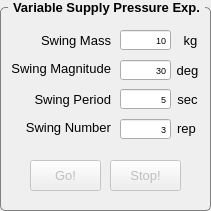
  <widget class="QGroupBox" name="GB_JointSelection_10">
   <property name="geometry">
    <rect>
     <x>480</x>
     <y>508</y>
     <width>211</width>
     <height>211</height>
    </rect>
   </property>
   <property name="font">
    <font>
     <pointsize>10</pointsize>
     <weight>75</weight>
     <bold>true</bold>
    </font>
   </property>
   <property name="styleSheet">
    <string notr="true">QGroupBox {
    border: 1px solid gray;
    border-radius: 5px;
    margin-top: 7px;
}

QGroupBox::title {
    subcontrol-origin: margin;
    left: 8px;
    padding: 0 3px 0 3px;
}
</string>
   </property>
   <property name="title">
    <string>Variable Supply Pressure Exp.</string>
   </property>
   <widget class="QLabel" name="label_44">
    <property name="geometry">
     <rect>
      <x>40</x>
      <y>30</y>
      <width>71</width>
      <height>21</height>
     </rect>
    </property>
    <property name="font">
     <font>
      <pointsize>10</pointsize>
     </font>
    </property>
    <property name="text">
     <string>Swing Mass</string>
    </property>
    <property name="alignment">
     <set>Qt::AlignRight|Qt::AlignTrailing|Qt::AlignVCenter</set>
    </property>
   </widget>
   <widget class="QPushButton" name="LE_VARIABLE_SUPPLY_SWING_STOP">
    <property name="enabled">
     <bool>false</bool>
    </property>
    <property name="geometry">
     <rect>
      <x>110</x>
      <y>160</y>
      <width>71</width>
      <height>31</height>
     </rect>
    </property>
    <property name="font">
     <font>
      <pointsize>10</pointsize>
     </font>
    </property>
    <property name="text">
     <string>Stop!</string>
    </property>
   </widget>
   <widget class="QPushButton" name="LE_VARIABLE_SUPPLY_SWING_GO">
    <property name="enabled">
     <bool>false</bool>
    </property>
    <property name="geometry">
     <rect>
      <x>30</x>
      <y>160</y>
      <width>71</width>
      <height>31</height>
     </rect>
    </property>
    <property name="font">
     <font>
      <pointsize>10</pointsize>
     </font>
    </property>
    <property name="text">
     <string>Go!</string>
    </property>
   </widget>
   <widget class="QLineEdit" name="LE_VARIABLE_SUPPLY_SWING_MASS">
    <property name="geometry">
     <rect>
      <x>120</x>
      <y>30</y>
      <width>51</width>
      <height>20</height>
     </rect>
    </property>
    <property name="font">
     <font>
      <pointsize>7</pointsize>
     </font>
    </property>
    <property name="text">
     <string>10</string>
    </property>
    <property name="alignment">
     <set>Qt::AlignRight|Qt::AlignTrailing|Qt::AlignVCenter</set>
    </property>
   </widget>
   <widget class="QLabel" name="label_67">
    <property name="geometry">
     <rect>
      <x>180</x>
      <y>30</y>
      <width>21</width>
      <height>21</height>
     </rect>
    </property>
    <property name="font">
     <font>
      <pointsize>10</pointsize>
     </font>
    </property>
    <property name="text">
     <string>kg</string>
    </property>
    <property name="alignment">
     <set>Qt::AlignCenter</set>
    </property>
   </widget>
   <widget class="QLabel" name="label_45">
    <property name="geometry">
     <rect>
      <x>11</x>
      <y>68</y>
      <width>111</width>
      <height>21</height>
     </rect>
    </property>
    <property name="font">
     <font>
      <pointsize>10</pointsize>
     </font>
    </property>
    <property name="text">
     <string/>
    </property>
    <property name="alignment">
     <set>Qt::AlignCenter</set>
    </property>
   </widget>
   <widget class="QLabel" name="label_68">
    <property name="geometry">
     <rect>
      <x>177</x>
      <y>60</y>
      <width>21</width>
      <height>21</height>
     </rect>
    </property>
    <property name="font">
     <font>
      <pointsize>10</pointsize>
     </font>
    </property>
    <property name="text">
     <string>deg</string>
    </property>
    <property name="alignment">
     <set>Qt::AlignCenter</set>
    </property>
   </widget>
   <widget class="QLineEdit" name="LE_VARIABLE_SUPPLY_SWING_MAG">
    <property name="geometry">
     <rect>
      <x>120</x>
      <y>60</y>
      <width>51</width>
      <height>20</height>
     </rect>
    </property>
    <property name="font">
     <font>
      <pointsize>7</pointsize>
     </font>
    </property>
    <property name="text">
     <string>30</string>
    </property>
    <property name="alignment">
     <set>Qt::AlignRight|Qt::AlignTrailing|Qt::AlignVCenter</set>
    </property>
   </widget>
   <widget class="QLabel" name="label_46">
    <property name="geometry">
     <rect>
      <x>0</x>
      <y>58</y>
      <width>111</width>
      <height>21</height>
     </rect>
    </property>
    <property name="font">
     <font>
      <pointsize>10</pointsize>
     </font>
    </property>
    <property name="text">
     <string>Swing Magnitude</string>
    </property>
    <property name="alignment">
     <set>Qt::AlignRight|Qt::AlignTrailing|Qt::AlignVCenter</set>
    </property>
   </widget>
   <widget class="QLineEdit" name="LE_VARIABLE_SUPPLY_SWING_NUM">
    <property name="geometry">
     <rect>
      <x>120</x>
      <y>119</y>
      <width>51</width>
      <height>20</height>
     </rect>
    </property>
    <property name="font">
     <font>
      <pointsize>7</pointsize>
     </font>
    </property>
    <property name="text">
     <string>3</string>
    </property>
    <property name="alignment">
     <set>Qt::AlignRight|Qt::AlignTrailing|Qt::AlignVCenter</set>
    </property>
   </widget>
   <widget class="QLabel" name="label_47">
    <property name="geometry">
     <rect>
      <x>10</x>
      <y>89</y>
      <width>101</width>
      <height>21</height>
     </rect>
    </property>
    <property name="font">
     <font>
      <pointsize>10</pointsize>
     </font>
    </property>
    <property name="text">
     <string>Swing Period</string>
    </property>
    <property name="alignment">
     <set>Qt::AlignRight|Qt::AlignTrailing|Qt::AlignVCenter</set>
    </property>
   </widget>
   <widget class="QLabel" name="label_70">
    <property name="geometry">
     <rect>
      <x>177</x>
      <y>89</y>
      <width>21</width>
      <height>21</height>
     </rect>
    </property>
    <property name="font">
     <font>
      <pointsize>10</pointsize>
     </font>
    </property>
    <property name="text">
     <string>sec</string>
    </property>
    <property name="alignment">
     <set>Qt::AlignCenter</set>
    </property>
   </widget>
   <widget class="QLineEdit" name="LE_VARIABLE_SUPPLY_SWING_PER">
    <property name="geometry">
     <rect>
      <x>120</x>
      <y>89</y>
      <width>51</width>
      <height>20</height>
     </rect>
    </property>
    <property name="font">
     <font>
      <pointsize>7</pointsize>
     </font>
    </property>
    <property name="text">
     <string>5</string>
    </property>
    <property name="alignment">
     <set>Qt::AlignRight|Qt::AlignTrailing|Qt::AlignVCenter</set>
    </property>
   </widget>
   <widget class="QLabel" name="label_58">
    <property name="geometry">
     <rect>
      <x>0</x>
      <y>117</y>
      <width>111</width>
      <height>21</height>
     </rect>
    </property>
    <property name="font">
     <font>
      <pointsize>10</pointsize>
     </font>
    </property>
    <property name="text">
     <string>Swing Number</string>
    </property>
    <property name="alignment">
     <set>Qt::AlignRight|Qt::AlignTrailing|Qt::AlignVCenter</set>
    </property>
   </widget>
   <widget class="QLabel" name="label_71">
    <property name="geometry">
     <rect>
      <x>176</x>
      <y>118</y>
      <width>21</width>
      <height>21</height>
     </rect>
    </property>
    <property name="font">
     <font>
      <pointsize>10</pointsize>
     </font>
    </property>
    <property name="text">
     <string>rep</string>
    </property>
    <property name="alignment">
     <set>Qt::AlignCenter</set>
    </property>
   </widget>
  </widget>
